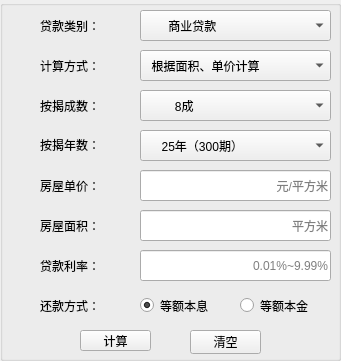
  <widget class="QGroupBox" name="groupBoxshangye">
   <property name="geometry">
    <rect>
     <x>70</x>
     <y>100</y>
     <width>341</width>
     <height>361</height>
    </rect>
   </property>
   <property name="title">
    <string/>
   </property>
   <widget class="QPushButton" name="pushButton_2">
    <property name="geometry">
     <rect>
      <x>190</x>
      <y>330</y>
      <width>71</width>
      <height>24</height>
     </rect>
    </property>
    <property name="text">
     <string>清空</string>
    </property>
   </widget>
   <widget class="QComboBox" name="comboBox_2">
    <property name="geometry">
     <rect>
      <x>140</x>
      <y>50</y>
      <width>191</width>
      <height>31</height>
     </rect>
    </property>
    <item>
     <property name="text">
      <string>  根据面积、单价计算</string>
     </property>
    </item>
    <item>
     <property name="text">
      <string>      敬请期待...</string>
     </property>
    </item>
   </widget>
   <widget class="QPushButton" name="pushButton">
    <property name="geometry">
     <rect>
      <x>80</x>
      <y>330</y>
      <width>71</width>
      <height>21</height>
     </rect>
    </property>
    <property name="text">
     <string>计算</string>
    </property>
   </widget>
   <widget class="QRadioButton" name="radioButton">
    <property name="geometry">
     <rect>
      <x>140</x>
      <y>290</y>
      <width>91</width>
      <height>31</height>
     </rect>
    </property>
    <property name="text">
     <string>等额本息</string>
    </property>
    <property name="checked">
     <bool>true</bool>
    </property>
   </widget>
   <widget class="QLineEdit" name="lineEdit_2">
    <property name="geometry">
     <rect>
      <x>140</x>
      <y>210</y>
      <width>191</width>
      <height>31</height>
     </rect>
    </property>
    <property name="maxLength">
     <number>4</number>
    </property>
    <property name="alignment">
     <set>Qt::AlignRight|Qt::AlignTrailing|Qt::AlignVCenter</set>
    </property>
    <property name="placeholderText">
     <string>平方米</string>
    </property>
   </widget>
   <widget class="QLabel" name="label_4">
    <property name="geometry">
     <rect>
      <x>40</x>
      <y>129</y>
      <width>91</width>
      <height>31</height>
     </rect>
    </property>
    <property name="text">
     <string>按揭年数：</string>
    </property>
   </widget>
   <widget class="QComboBox" name="comboBox_3">
    <property name="geometry">
     <rect>
      <x>140</x>
      <y>90</y>
      <width>191</width>
      <height>31</height>
     </rect>
    </property>
    <item>
     <property name="text">
      <string>         8成</string>
     </property>
    </item>
    <item>
     <property name="text">
      <string>        7.5成</string>
     </property>
    </item>
    <item>
     <property name="text">
      <string>         7成</string>
     </property>
    </item>
    <item>
     <property name="text">
      <string>        6.5成</string>
     </property>
    </item>
    <item>
     <property name="text">
      <string>         6成</string>
     </property>
    </item>
    <item>
     <property name="text">
      <string>        5.5成</string>
     </property>
    </item>
    <item>
     <property name="text">
      <string>         5成</string>
     </property>
    </item>
    <item>
     <property name="text">
      <string>        4.5成</string>
     </property>
    </item>
    <item>
     <property name="text">
      <string>         4成</string>
     </property>
    </item>
    <item>
     <property name="text">
      <string>        3.5成</string>
     </property>
    </item>
    <item>
     <property name="text">
      <string>         3成</string>
     </property>
    </item>
    <item>
     <property name="text">
      <string>        2.5成</string>
     </property>
    </item>
    <item>
     <property name="text">
      <string>         2成</string>
     </property>
    </item>
   </widget>
   <widget class="QLabel" name="label_5">
    <property name="geometry">
     <rect>
      <x>40</x>
      <y>170</y>
      <width>71</width>
      <height>31</height>
     </rect>
    </property>
    <property name="text">
     <string>房屋单价：</string>
    </property>
   </widget>
   <widget class="QLabel" name="label_3">
    <property name="geometry">
     <rect>
      <x>40</x>
      <y>90</y>
      <width>72</width>
      <height>31</height>
     </rect>
    </property>
    <property name="text">
     <string>按揭成数：</string>
    </property>
   </widget>
   <widget class="QLabel" name="label_8">
    <property name="geometry">
     <rect>
      <x>40</x>
      <y>290</y>
      <width>81</width>
      <height>31</height>
     </rect>
    </property>
    <property name="text">
     <string>还款方式：</string>
    </property>
   </widget>
   <widget class="QComboBox" name="comboBox_4">
    <property name="geometry">
     <rect>
      <x>140</x>
      <y>130</y>
      <width>191</width>
      <height>31</height>
     </rect>
    </property>
    <item>
     <property name="text">
      <string>     25年（300期）</string>
     </property>
    </item>
    <item>
     <property name="text">
      <string>     24年（288期）</string>
     </property>
    </item>
    <item>
     <property name="text">
      <string>     23年（276期）</string>
     </property>
    </item>
    <item>
     <property name="text">
      <string>     22年（264期）</string>
     </property>
    </item>
    <item>
     <property name="text">
      <string>     21年（252期）</string>
     </property>
    </item>
    <item>
     <property name="text">
      <string>     20年（240期）</string>
     </property>
    </item>
    <item>
     <property name="text">
      <string>     19年（228期）</string>
     </property>
    </item>
    <item>
     <property name="text">
      <string>     18年（216期）</string>
     </property>
    </item>
    <item>
     <property name="text">
      <string>     17年（204期）</string>
     </property>
    </item>
    <item>
     <property name="text">
      <string>     16年（192期）</string>
     </property>
    </item>
    <item>
     <property name="text">
      <string>     15年（180期）</string>
     </property>
    </item>
    <item>
     <property name="text">
      <string>     14年（168期）</string>
     </property>
    </item>
    <item>
     <property name="text">
      <string>     13年（156期）</string>
     </property>
    </item>
    <item>
     <property name="text">
      <string>     12年（144期）</string>
     </property>
    </item>
    <item>
     <property name="text">
      <string>     11年（132期）</string>
     </property>
    </item>
    <item>
     <property name="text">
      <string>     10年（120期）</string>
     </property>
    </item>
    <item>
     <property name="text">
      <string>      9年（108期）</string>
     </property>
    </item>
    <item>
     <property name="text">
      <string>      8年（96期）</string>
     </property>
    </item>
    <item>
     <property name="text">
      <string>      7年（84期）</string>
     </property>
    </item>
    <item>
     <property name="text">
      <string>      6年（72期）</string>
     </property>
    </item>
    <item>
     <property name="text">
      <string>      5年（60期）</string>
     </property>
    </item>
    <item>
     <property name="text">
      <string>      4年（48期）</string>
     </property>
    </item>
    <item>
     <property name="text">
      <string>      3年（36期）</string>
     </property>
    </item>
    <item>
     <property name="text">
      <string>      2年（24期）</string>
     </property>
    </item>
    <item>
     <property name="text">
      <string>      1年（12期）</string>
     </property>
    </item>
   </widget>
   <widget class="QLineEdit" name="lineEdit">
    <property name="geometry">
     <rect>
      <x>140</x>
      <y>170</y>
      <width>191</width>
      <height>31</height>
     </rect>
    </property>
    <property name="maxLength">
     <number>6</number>
    </property>
    <property name="alignment">
     <set>Qt::AlignRight|Qt::AlignTrailing|Qt::AlignVCenter</set>
    </property>
    <property name="placeholderText">
     <string> 元/平方米</string>
    </property>
   </widget>
   <widget class="QLabel" name="label_7">
    <property name="geometry">
     <rect>
      <x>40</x>
      <y>250</y>
      <width>72</width>
      <height>31</height>
     </rect>
    </property>
    <property name="text">
     <string>贷款利率：</string>
    </property>
   </widget>
   <widget class="QLabel" name="label">
    <property name="geometry">
     <rect>
      <x>40</x>
      <y>10</y>
      <width>81</width>
      <height>31</height>
     </rect>
    </property>
    <property name="text">
     <string>贷款类别：</string>
    </property>
   </widget>
   <widget class="QComboBox" name="comboBox">
    <property name="geometry">
     <rect>
      <x>140</x>
      <y>10</y>
      <width>191</width>
      <height>31</height>
     </rect>
    </property>
    <property name="editable">
     <bool>false</bool>
    </property>
    <item>
     <property name="text">
      <string extracomment="这是商业贷款">       商业贷款</string>
     </property>
    </item>
    <item>
     <property name="text">
      <string>      公积金贷款</string>
     </property>
    </item>
    <item>
     <property name="text">
      <string>       混合贷款</string>
     </property>
    </item>
   </widget>
   <widget class="QLineEdit" name="lineEdit_3">
    <property name="geometry">
     <rect>
      <x>140</x>
      <y>250</y>
      <width>191</width>
      <height>31</height>
     </rect>
    </property>
    <property name="maxLength">
     <number>50</number>
    </property>
    <property name="alignment">
     <set>Qt::AlignRight|Qt::AlignTrailing|Qt::AlignVCenter</set>
    </property>
    <property name="placeholderText">
     <string>0.01%~9.99%</string>
    </property>
   </widget>
   <widget class="QLabel" name="label_2">
    <property name="geometry">
     <rect>
      <x>40</x>
      <y>50</y>
      <width>72</width>
      <height>31</height>
     </rect>
    </property>
    <property name="text">
     <string>计算方式：</string>
    </property>
   </widget>
   <widget class="QLabel" name="label_6">
    <property name="geometry">
     <rect>
      <x>40</x>
      <y>210</y>
      <width>72</width>
      <height>31</height>
     </rect>
    </property>
    <property name="text">
     <string>房屋面积：</string>
    </property>
   </widget>
   <widget class="QRadioButton" name="radioButton_2">
    <property name="geometry">
     <rect>
      <x>240</x>
      <y>290</y>
      <width>91</width>
      <height>31</height>
     </rect>
    </property>
    <property name="text">
     <string>等额本金</string>
    </property>
   </widget>
  </widget>
